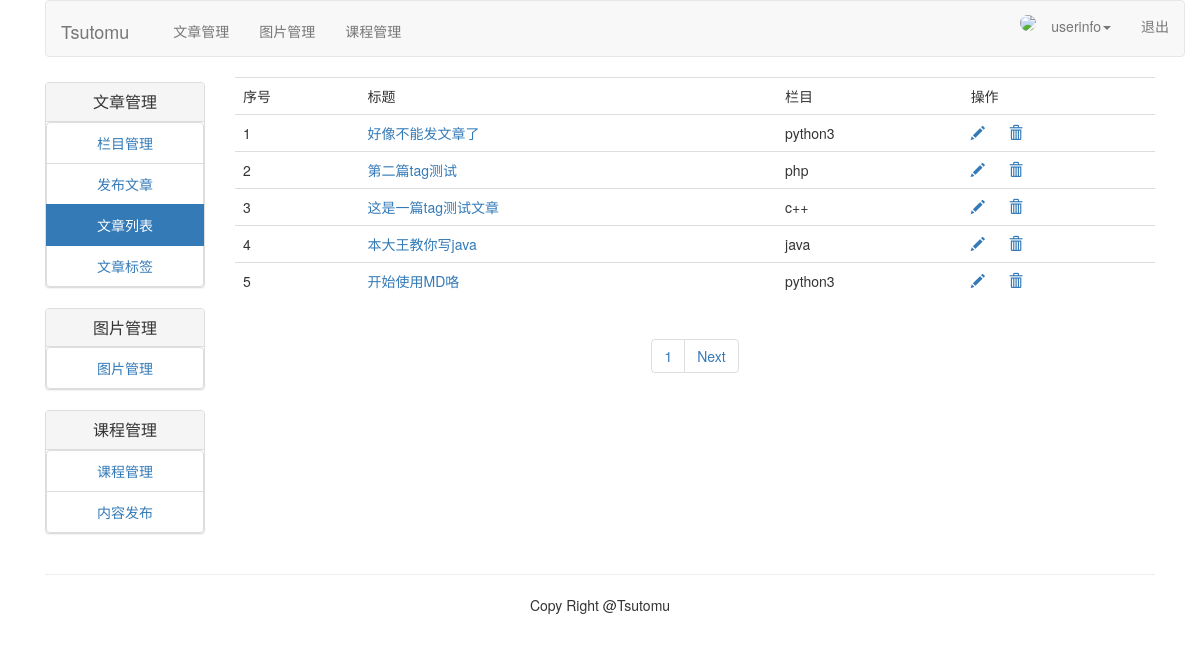
Page /article/article-list/ (signed in) on the committed database.
### article/models.py (models this page shows, shortened)
class ArticlePost(models.Model):
    author = models.ForeignKey(User, on_delete=models.CASCADE, related_name="article")
    title = models.CharField(max_length=200)
    slug = models.SlugField(max_length=500)#是CharField 的子类
    column = models.ForeignKey(ArticleColumn, on_delete=models.CASCADE,related_name="article_column")
    body = models.TextField()
    created = models.DateTimeField(default=timezone.now)
    updated = models.DateTimeField(auto_now=True)
    users_like = models.ManyToManyField(User, related_name="articles_like", blank=True)
    article_tag = models.ManyToManyField(ArticleTag, related_name='article_tag', blank=True)
    class Meta:
        ordering = ("-updated",)
        index_together = (('id', 'slug'),)
    def get_url_path(self):
        return reverse("article:list_article_detail", args=[self.id, self.slug])

class ArticleColumn(models.Model):
    user = models.ForeignKey(User, on_delete=models.CASCADE,related_name='article_column')
    column = models.CharField(max_length=200)
    created = models.DateField(auto_now_add=True)
    def __str__(self):
        return self.column

### article/views.py (the view)
# urls.py: path('article-list/', views.article_list, name="article_list"),
@login_required(login_url='/account/login')
def article_list(request):
    articles_list = ArticlePost.objects.filter(author=request.user)
    paginator = Paginator(articles_list, 5)
    page = request.GET.get('page')
    try:
        current_page = paginator.page(page)
        articles = current_page.object_list
    except PageNotAnInteger:
        current_page = paginator.page(1)
        articles = current_page.object_list
    except EmptyPage:
        current_page = paginator.page(paginator.num_pages)
        articles = current_page.object_list
    return render(request, "article/column/article_list.html",{"articles":articles,"page":current_page})

### templates/article/column/article_list.html (shortened to what this page needs)
{% extends "article/base.html" %}
{% load staticfiles %}
{% block content %}
<div>
    <table class="table table-hover">
        <tr>
            <td>序号</td>
            <td>标题</td>
            <td>栏目</td>
            <td>操作</td>
        </tr>
        {% for article in articles %}
        <tr id={{ article.id }}>
            <td>{{ forloop.counter }}</td>
            <td> <a href="{{ article.get_url_path }}">{{ article.title }}</a></td>
            <td>{{ article.column }}</td>
            <td>
                <a href="{% url 'article:redit_article' article.id %}"><span class="glyphicon glyphicon-pencil"></span></a>
                <a name="delete" href="javascript:" onclick="del_article(this, {{ article.id }})"><span class="glyphicon glyphicon-trash" style="margin-left:20px;"></span></a>
            </td>
        </tr>
        {% endfor %}
    </table>
    {% include "paginator.html" %}
</div>
{% endblock %}

### templates/article/header.html (shortened to what this page needs)
{% load staticfiles %}
<div class="container">
    <div class="navbar navbar-default" role="navigation">
        <div class="navbar-header" >
                <a href="{{'/'}}" class="navbar-brand" style="margin-top: 5px">Tsutomu</a>
        </div>
        <div class="collapse navbar-collapse navbar-responsive-collapse">
                <ul class="nav navbar-nav">
                    <li><a style="margin-top: 5px" href="{% url 'article:article_list' %}">文章管理</a></li>
                    <li><a style="margin-top: 5px" href="{% url 'image:list_images' %}">图片管理</a></li>
                    <li><a style="margin-top: 5px" href="{% url 'course:manage_course' %}">课程管理</a></li>
                </ul>
                <ul class="nav navbar-nav navbar-right" >
                {% if user.is_authenticated %}
                <li style="margin-top: 10px"><img src="{{ user.userinfo.photo | striptags }}" class="img-circle" id="my_photo" name="user_face" width="30px;"></li>
                <li class="dropdown" >
                    <a href="##" data-toggle="dropdown" class="dropdown-toggle">{{ user.username}}<span class="caret"></span></a>
                </li>
                    <li><a href="{% url 'account:user_logout' %}">退出</a></li>
                {% else %}
                    <li><a href="{% url 'account:user_login' %}">登陆</a></li>
                    <li><a href="{% url 'account:user_register' %}">注册</a></li>
                {% endif %}
            </ul>
        </div>
    </div>
</div>

### rows in the picture
ArticlePost: title "好像不能发文章了", column "python3"
ArticlePost: title "第二篇tag测试", column "php"
ArticlePost: title "这是一篇tag测试文章", column "c++"
ArticlePost: title "本大王教你写java", column "java"
ArticlePost: title "开始使用MD咯", column "python3"

### other values in the picture
{{ user.username }} "userinfo"
{{ page.number }} "1"
